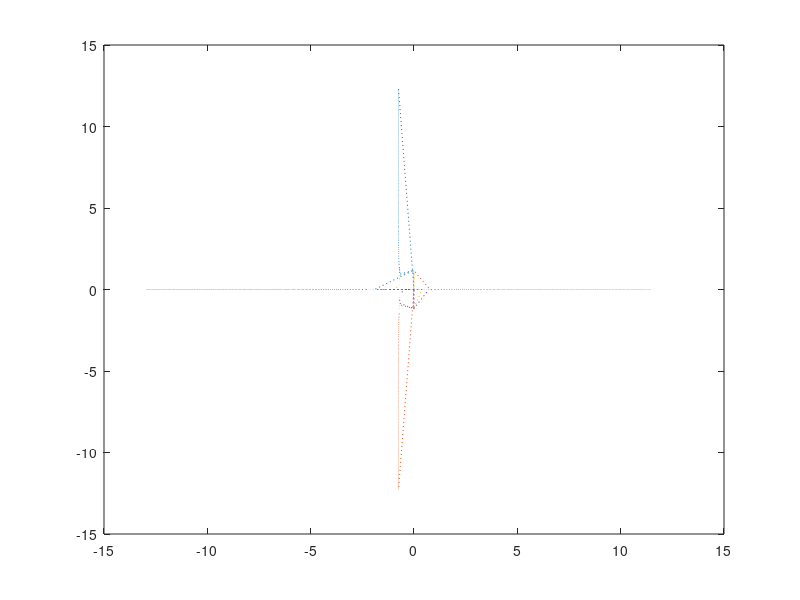
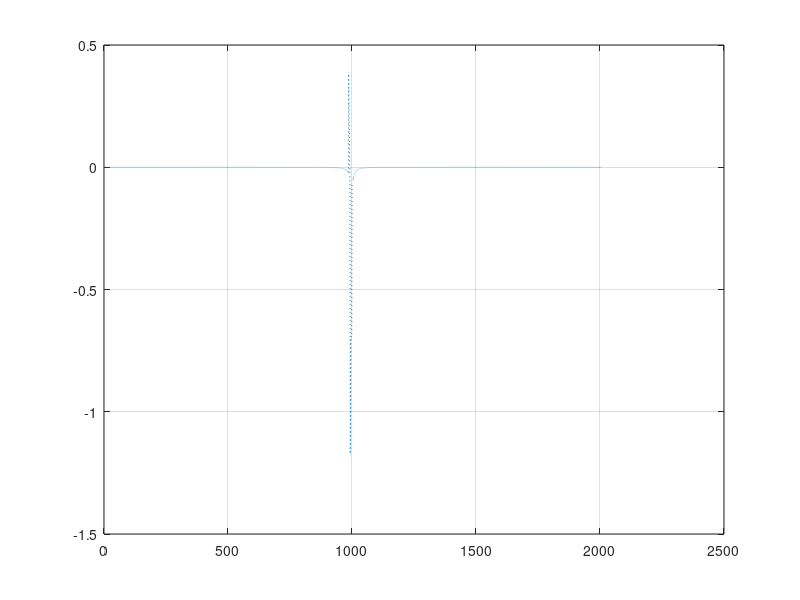
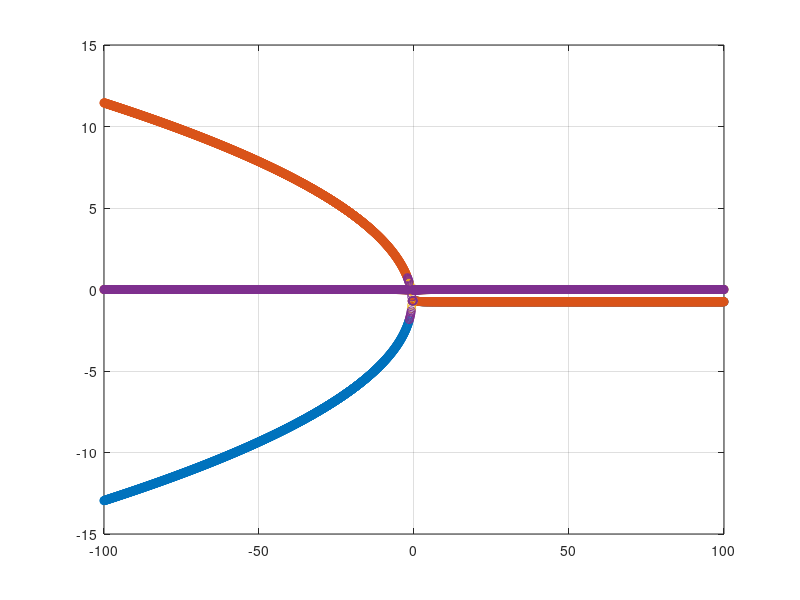
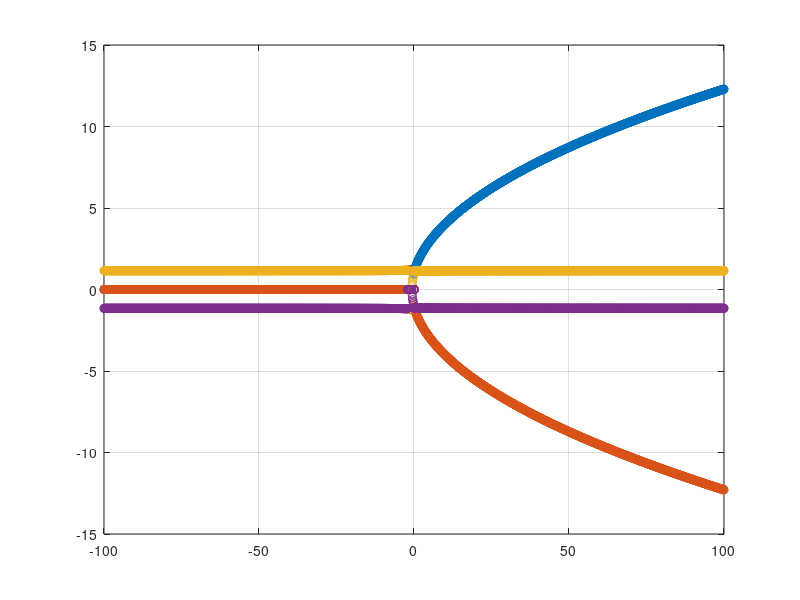

The MATLAB script that drew these images, in order:
m1 = 1;
m2 = 2;
k2 = 2;
k1 = 2;
b = 1;
A = zeros(2010,4);
n=0;
A3 = zeros(1,2010);
for k3 = -100:0.1:100
B = [0 1 0 0; (-k1 - k3)/m1, -b/m1, k3/m1, b/m1; 0 0 0 1; k3/m2, b/m2, (-k2-k3)/m2, -b/m2];
counter = 0;
n=n+1;
EIGEN = eig(B);
A(n,1)=EIGEN(1);
A(n,2)=EIGEN(2);
A(n,3)=EIGEN(3);
A(n,4)=EIGEN(4);
A3(1,n) = k3;
if EIGEN(1) <=0
    counter = counter +1;
end
if EIGEN(2) <=0 
    counter = counter +1;    
end
if EIGEN(3) <=0
    counter = counter +1;
end
if EIGEN(4) <=0
    counter = counter +1;
end
if counter == 4
    counter2=0;
    if EIGEN(1) ==0
    counter2 = counter2 +1;
    end
    if EIGEN(2) ==0 
    counter2 = counter2 +1;
    end
    if EIGEN(3) ==0
    counter2 = counter2 +1;
    end
    if EIGEN(4) ==0
    counter2 = counter2 +1;
    end
if counter2>=1
    break
end
else
end
end 
figure
grid on
plot(real(A),imag(A),":");
figure 
plot(1:2010,real(A(:,3)),":");
grid on
figure(10)
grid on
plot(A3,real(A(:,1)),"o")
grid on
hold on
plot(A3,real(A(:,2)),"o")
grid on
hold on 
plot(A3,real(A(:,3)),"o")
grid on
hold on
plot(A3,real(A(:,4)),"o")
hold on 
grid on


figure(11)
grid on
plot(A3,imag(A(:,1)),"o")
grid on
hold on
plot(A3,imag(A(:,2)),"o")
grid on
hold on 
plot(A3,imag(A(:,3)),"o")
grid on
hold on
plot(A3,imag(A(:,4)),"o")
hold on 
grid on
